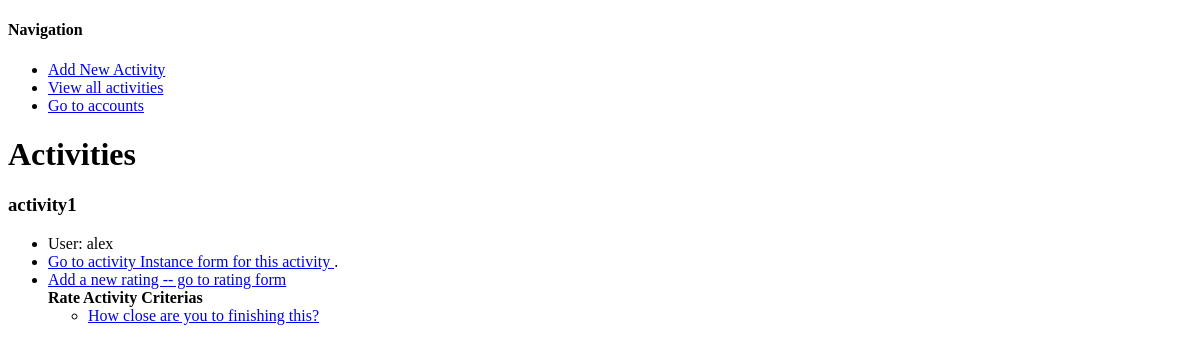
/activity/ (signed in), run on an earlier commit of the app's database.
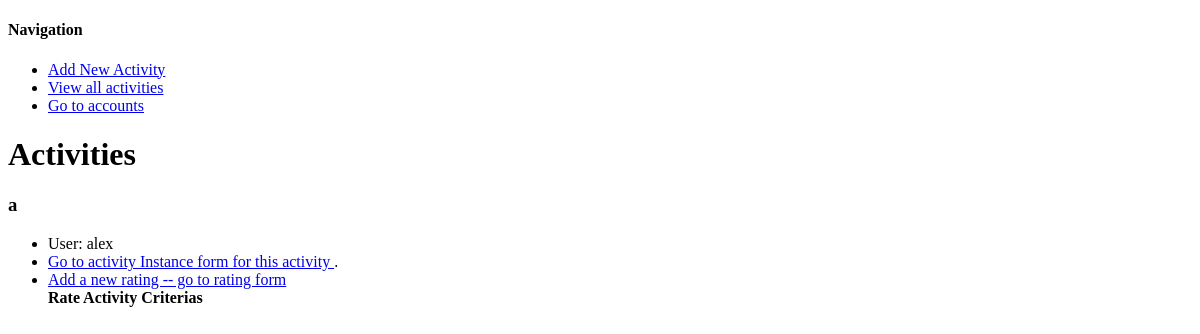
And on a later commit of the database.
### activity/models.py (models this page shows, shortened)
class Activity(Model):
	user = ForeignKey(User, related_name="activities")
	name = CharField(max_length=200)
	tags = TaggableManager()
	class meta:
		unique_together = (("user", "name"))

class RateActivity(Model):
	activity = ForeignKey(Activity, related_name="rateActivities", blank=True)
	name = CharField(max_length=1000)

### activity/views.py (the view)
@login_required
def activityListView(request):
	try:
		activities = Activity.objects.filter(user=request.user)
	except:
		raise Http404
	return render(request, "activity_list.html", {"activities": activities})

### activity/templates/activity_list.html (shortened to what this page needs)
{% extends "base.html" %}
{% block content %}
	<h1> Activities</h1>
	{% for activity in activities %}
	<h3> {{ activity.name }} </h3>
		<ul>
			<li> User: {{ activity.user }} </li>
			<li> <a href="{% url "activityInstance_form"  activity.pk  %}"> Go to activity Instance form for this activity </a>.
			<li> <a href="{% url "rateActivity_form"  activity.pk  %}"> Add a new rating -- go to rating form </a> </li>
			</li>
			<b>Rate Activity Criterias </b>
			<ul>
				{% for r in activity.rateActivities.all %}
				<li> <a href="{% url "rateActivity_detail" activity.pk r.pk %}">{{ r.name }}</a></li>
				{% endfor %}
			</ul>
		</ul>
	{% endfor %}
{% endblock content %}

### activity/templates/base.html (shortened to what this page needs)
<!DOCTYPE html>
<html lang="en">
<head>
	{% load static %}
</head>
<body>
	{% block sidebar %}
	<h4>Navigation</h4>
	<ul class="sidebar-links">
		<li><a href="{% url "activity_form" %}">Add New Activity</a></li>
		<li><a href="{% url "activity_list" %}">View all activities</a></li>
		<li><a href="{% url "accounts" %}">Go to accounts</a></li>
	</ul>
	{% endblock sidebar %}
	{% block content %}
	{% endblock content %}
</body>
</html>

What changed in the data, as far as the page shows it:
no longer on this page (row edited): Activity: name "activity1", user "alex"
removed RateActivity: name "How close are you to finishing this?"
added Activity: name "a", user "alex"
